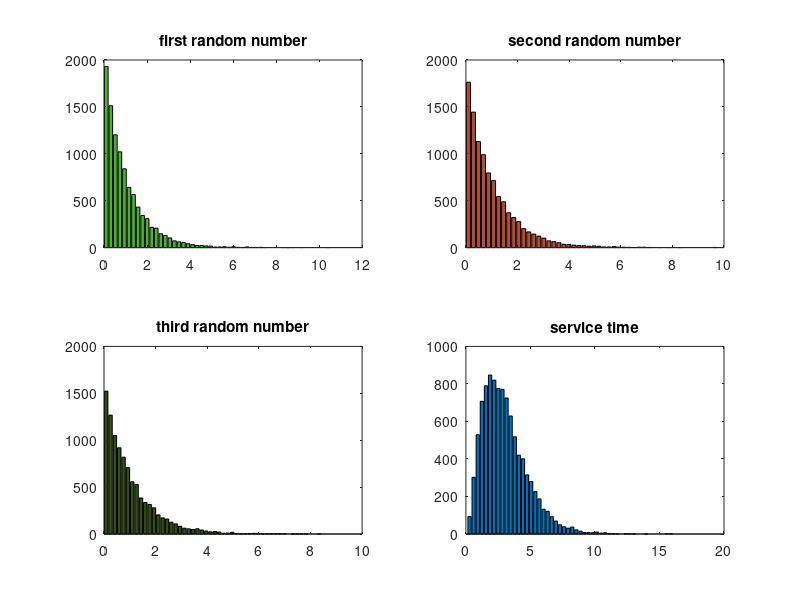

MATLAB code to generate this figure:
n = 10000;
u = rand(n,1);
v = rand(n,1);
w = rand(n,1);
nb = 50;
miu = 1;
q = -log(1-u)/miu;
[nq_hist,q_hist] = hist(q,nb);
r = -log(1-v)/miu;
[nr_hist,r_hist] = hist(r,nb);
e = -log(1-w)/miu;
[ne_hist,e_hist] = hist(e,nb);
x = q+r+e;
[n_hist,x_hist] = hist(x,nb);

% plot the histogram
figure
subplot(2,2,1)
bar(q_hist,nq_hist,'facecolor',[0.3 0.7 0.2])
title('first random number')
subplot(2,2,2)
bar(r_hist,nr_hist,'facecolor',[0.7 0.3 0.2])
title('second random number')
subplot(2,2,3)
bar(e_hist,ne_hist,'facecolor',[0.2 0.3 0.1])
title('third random number')
subplot(2,2,4)
bar(x_hist,n_hist)
title('service time')

print -dpng hist_expon